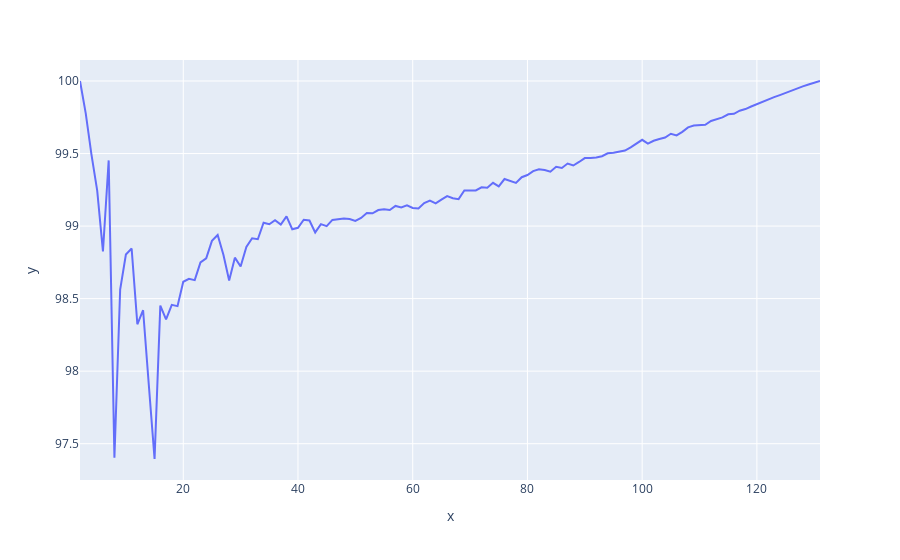

Write notebook code for a chart like this one.
### Code cell
# Plot percent of draws the same for each number of clusters
px.line(x = num_clust_18S, y = pct_same_18S)

### Figure 1 — Plotly figure (JSON) as saved in the notebook; plotly's stock layout.template omitted (floating-point values rounded to 4 significant figures; data arrays with more than 128 entries replaced by an {"elided": "..."} marker saying what was removed)
{"data": [{"hovertemplate": "x=%{x}<br>y=%{y}<extra></extra>", "legendgroup": "", "line": {"color": "#636efa", "dash": "solid"}, "marker": {"symbol": "circle"}, "mode": "lines", "name": "", "orientation": "v", "showlegend": false, "type": "scatter", "x": {"elided": "130 int values"}, "xaxis": "x", "y": {"elided": "130 float values"}, "yaxis": "y"}], "layout": {"autosize": true, "legend": {"tracegroupgap": 0}, "margin": {"t": 60}, "xaxis": {"anchor": "y", "autorange": true, "domain": [0, 1], "range": [2, 131], "title": {"text": "x"}, "type": "linear"}, "yaxis": {"anchor": "x", "autorange": true, "domain": [0, 1], "range": [97.25, 100.1], "title": {"text": "y"}, "type": "linear"}}}
